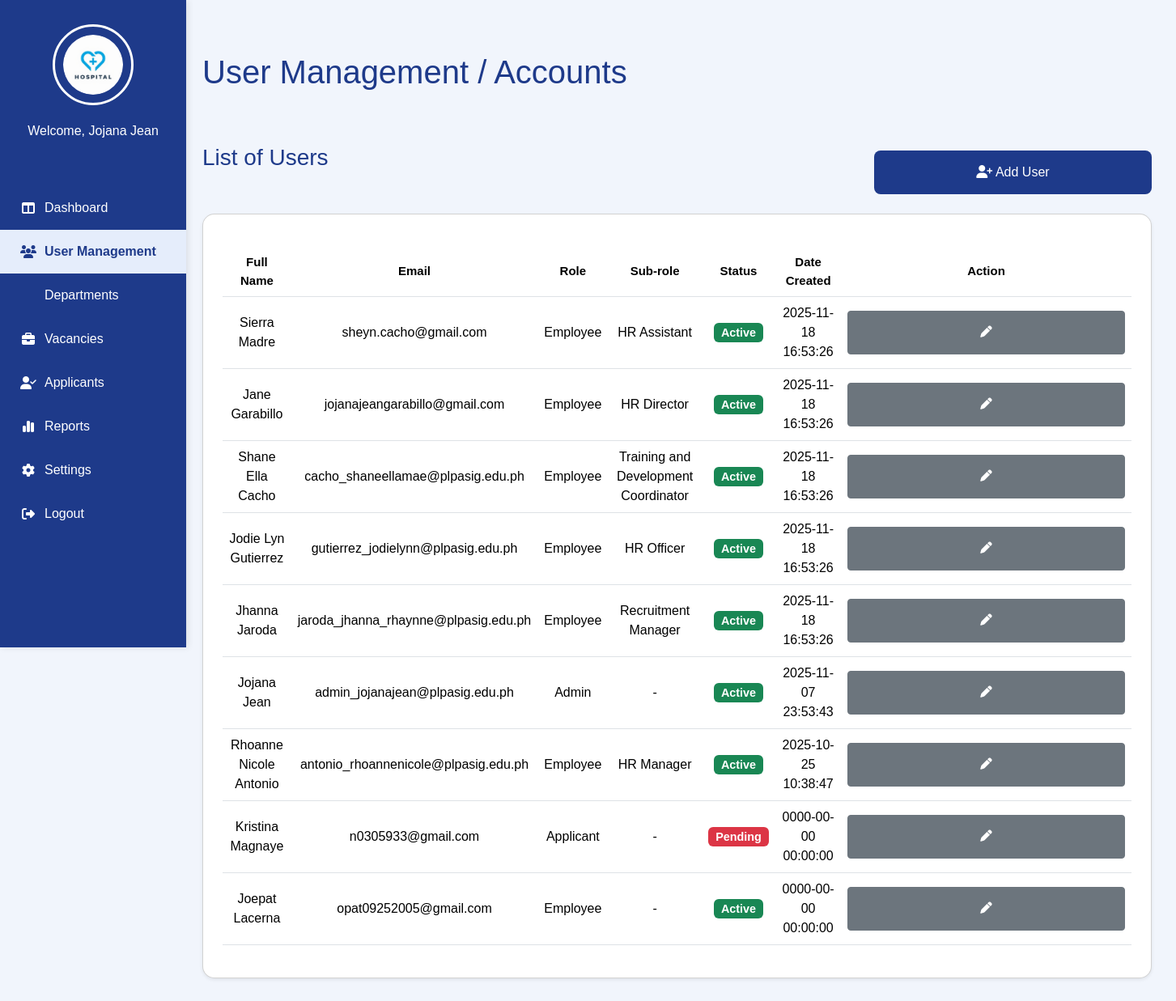
The app's page /Admin_UserManagement.php, older data.
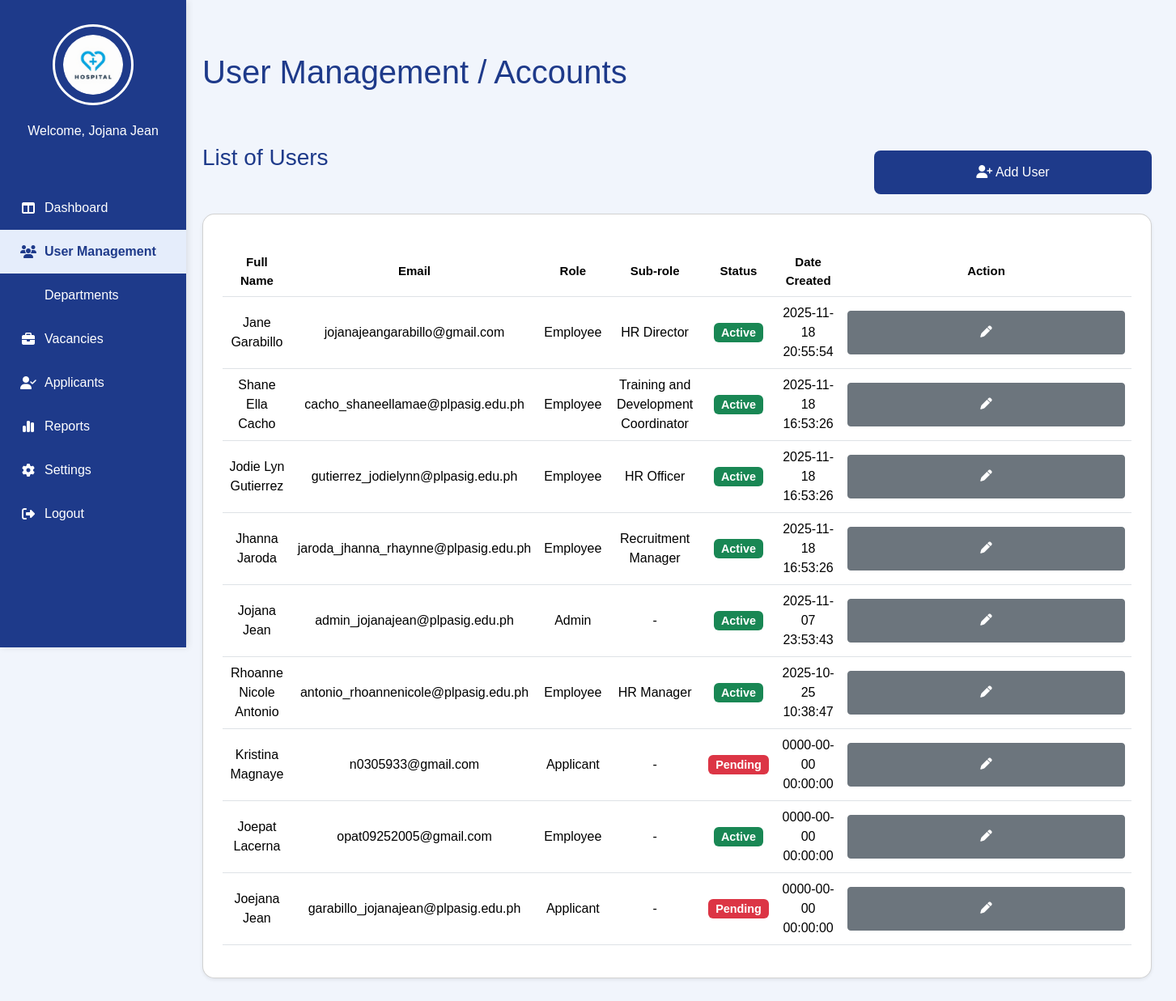
The same page, newer data.
### tables this page shows
CREATE TABLE `user` (
  `user_id` varchar(100) NOT NULL,
  `applicant_employee_id` varchar(100) DEFAULT NULL,
  `email` varchar(100) NOT NULL,
  `password` varchar(255) NOT NULL,
  `role` varchar(50) NOT NULL,
  `fullname` varchar(150) NOT NULL,
  `status` varchar(20) NOT NULL,
  `created_at` datetime NOT NULL,
  `profile_pic` varchar(255) DEFAULT NULL,
  `reset_token` varchar(255) NOT NULL,
  `token_expiry` varchar(255) NOT NULL,
  `sub_role` varchar(50) DEFAULT NULL
);

### Admin_UserManagement.php (the view, shortened to what this page needs)
<?php
require 'admin/db.connect.php';
$adminnameQuery = $conn->query("SELECT fullname FROM user WHERE role = 'Admin' LIMIT 1");
$adminname = ($adminnameQuery && $row = $adminnameQuery->fetch_assoc()) ? $row['fullname'] : 'Admin';
?>
<!DOCTYPE html>
<html lang="en">
<head>
<link rel="stylesheet" href="admin-sidebar.css">
<link href="https://cdn.jsdelivr.net/npm/bootstrap@5.3.3/dist/css/bootstrap.min.css" rel="stylesheet">
<link rel="stylesheet" href="https://cdnjs.cloudflare.com/ajax/libs/font-awesome/6.5.0/css/all.min.css">
</head>
<body>
<div class="sidebar">
    <div class="sidebar-logo"><img src="Images/hospitallogo.png" alt="Hospital Logo"></div>
    <div class="sidebar-name"><p><?php echo "Welcome, $adminname"; ?></p></div>
    <ul class="nav flex-column">
             <li><a href="Admin_Dashboard.php"><i class="fa-solid fa-table-columns"></i> Dashboard</a></li>
            <li class="active"><a href="Admin_UserManagement.php"><i class="fa-solid fa-users"></i> User Management</a></li>
             <li><a href="Admin_Departments.php"><i class="fa-building-columns"></i> Departments</a></li>
            <li><a href="Admin_Vacancies.php"><i class="fa-solid fa-briefcase"></i> Vacancies</a></li>
            <li><a href="Admin-Applicants.php"><i class="fa-solid fa-user-check"></i> Applicants</a></li>
            <li><a href="Admin_Reports.php"><i class="fa-solid fa-chart-simple"></i> Reports</a></li>
            <li><a href="Admin-Settings.php"><i class="fa-solid fa-gear"></i> Settings</a></li>
            <li><a href="Login.php"><i class="fa-solid fa-right-from-bracket"></i> Logout</a></li>
    </ul>
</div>
<main class="main-content">
<div class="main-content-header">
    <h1>User Management / Accounts</h1>
</div>
<div class="d-flex justify-content-between mb-4 flex-wrap">
    <h3 style="color:#1E3A8A;">List of Users</h3>
    <button class="btn btn-primary mt-2" data-bs-toggle="modal" data-bs-target="#addUserModal"
        style="background:#1E3A8A; border:none; border-radius:8px; padding:10px 20px;">
        <i class="fa-solid fa-user-plus"></i> Add User
    </button>
</div>
<div class="card p-4 shadow-sm">
    <table class="table table-hover align-middle">
           <table class="table table-hover align-middle text-center">
        <thead style="color:#1E3A8A; font-size:15px;">
            <tr>
                <th>Full Name</th>
                <th>Email</th>
                <th>Role</th>
                <th>Sub-role</th>
                <th>Status</th>
                <th>Date Created</th>
                <th>Action</th>
            </tr>
        </thead>
        <tbody>
        <?php
        $query = $conn->query("SELECT * FROM user ORDER BY created_at DESC");
        while ($row = $query->fetch_assoc()) {
            $statusBadge = ($row['status'] == 'Active') ? 'bg-success' : 'bg-danger';
            $subRole = $row['sub_role'] ?: '-';
            echo "
            <tr>
                <td>{$row['fullname']}</td>
                <td>{$row['email']}</td>
                <td>{$row['role']}</td>
                <td>{$subRole}</td>
                <td><span class='badge $statusBadge'>{$row['status']}</span></td>
                <td>{$row['created_at']}</td>
                <td>
            <button class='btn btn-sm btn-secondary editBtn'
                data-id='{$row['user_id']}'
                data-fullname='{$row['fullname']}'
                data-email='{$row['email']}'
                data-role='{$row['role']}'
                data-subrole='{$row['sub_role']}'
                data-status='{$row['status']}'
                title='Edit User'>
                <i class='fa-solid fa-pen'></i>
            </button>
            </td>
            </tr>";
        }
        ?>
        </tbody>
    </table>
</div>
</main>
</body>
</html>

### admin-sidebar.css (style rules this page uses)
* { margin: 0; padding: 0; box-sizing: border-box; }
body { font-family: "Poppins", "Roboto", sans-serif; }
img { height: 75px; width: 75px; padding: 10px; border-radius: 50%; }
.main-content { display: flex; justify-content: center; }
button { font-family: "Roboto", sans-serif; background-color: #2563EB; border: none; border-radius: 20px; width: 343px; height: 54px; color: #CEE3F5; font-size: 16px; margin: 20px 10px; cursor: pointer; transition: 0.3s; }
.main-content, .login-button, .forgot-password, .show-password { display: flex; justify-content: center; }
.sidebar { width: 230px; background-color: #1E3A8A; height: 100vh; display: flex; flex-direction: column; align-items: center; padding-top: 30px; position: fixed; left: 0; top: 0; box-shadow: 2px 0 8px rgba(0, 0, 0, 0.1); overflow-y: auto; scrollbar-width: thin; scrollbar-color: #e5edfb transparent; }
.nav { margin-top: 40px; list-style: none; width: 100%; padding: 0; }
.nav li { width: 100%; }
.nav li a { color: #ffffff; text-decoration: none; display: flex; align-items: center; gap: 10px; padding: 15px 25px; font-weight: 500; transition: all 0.3s ease; width: 100%; box-sizing: border-box; }
.nav li a:hover, .nav li.active a { background-color: #e5edfb; color: #1E3A8A; font-weight: 600; }
.nav i { width: 20px; text-align: center; }
.sidebar-logo { display: flex; flex-direction: column; align-items: center; gap: 10px; margin-bottom: 20px; }
.sidebar-logo img { width: 100px; height: 100px; border-radius: 50%; border: 3px solid white; cursor: pointer; transition: transform 0.3s ease; }
.sidebar-name p { color: white; text-align: center; font-weight: 500; }

### Admin_UserManagement.php (style rules this page uses)
body { font-family: 'Poppins', sans-serif; margin:0; display:flex; background-color:#f1f5fc; color:#111827; }
.main-content { padding:40px 30px; margin-left:220px; display:flex; flex-direction:column; }
.main-content-header h1 { padding:25px 0; margin-bottom:40px; color:#1E3A8A; }
.card { border-radius:15px; }
.table td, .table th { vertical-align: middle; }
.badge { font-size: 0.9em; }
.btn-sm { padding: 5px 8px; font-size: 0.9rem; color: white; }

Row changes from the older to the newer data that the page shows:
removed user: fullname "Sierra Madre", email "sheyn.cacho@gmail.com", role "Employee", sub_role "HR Assistant", status "Active", created_at "2025-11-18 16:53:26"
changed user "Jane Garabillo": created_at "2025-11-18 16:53:26" → "2025-11-18 20:55:54"
added user: fullname "Joejana Jean", email "garabillo_jojanajean@plpasig.edu.ph", role "Applicant", sub_role "-", status "Pending", created_at "0000-00-00 00:00:00"
